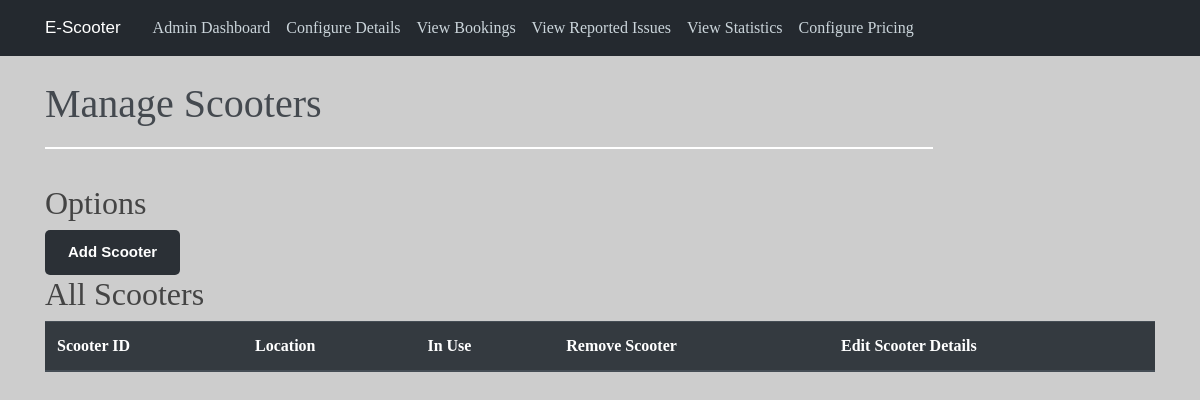
Before: /admin/manage with the older database file.
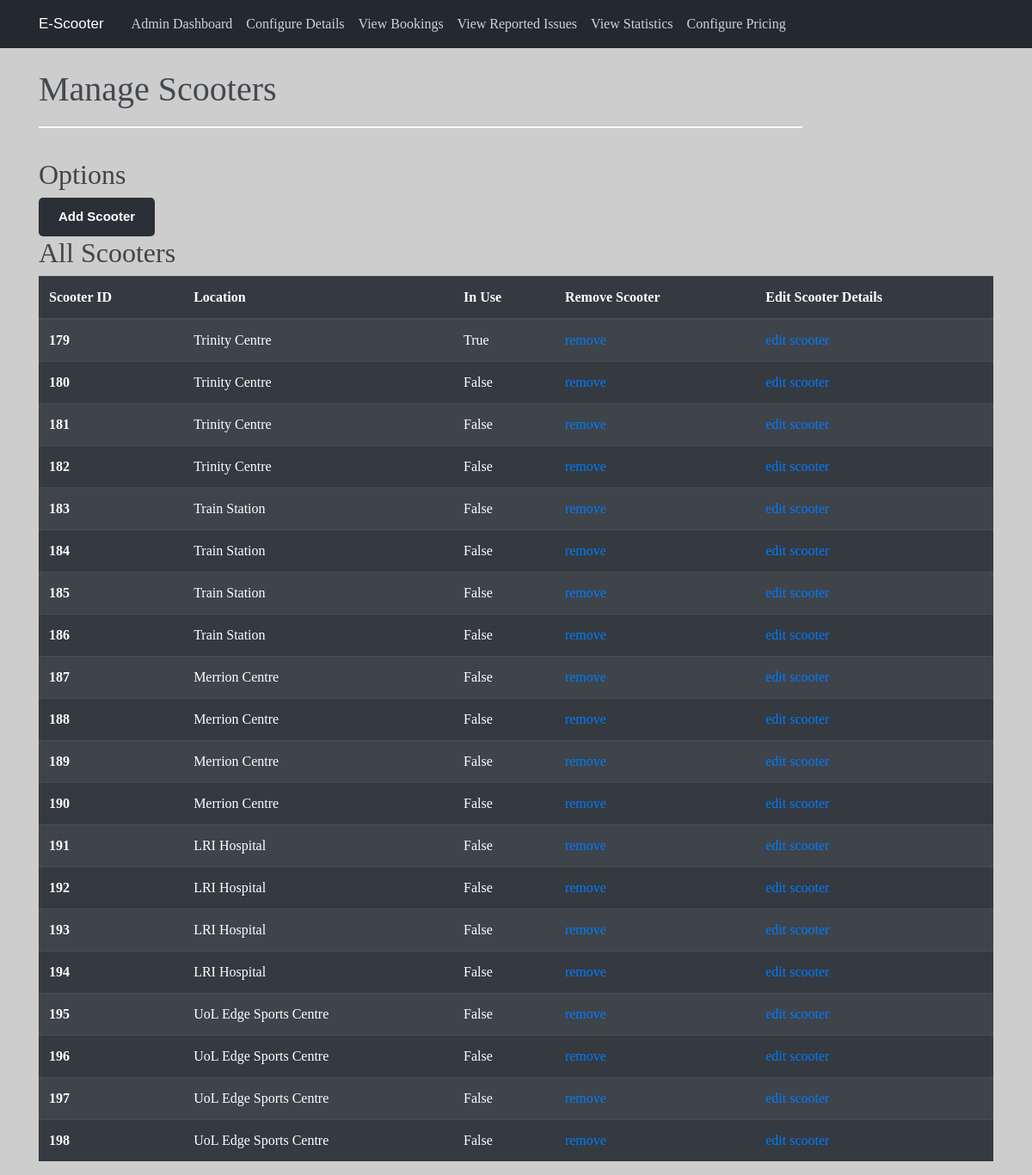
After: the same page with the newer database file.
### app/models.py (models this page shows)
class Scooter(db.Model):
    __tablename__ = 'scooters'
    id = db.Column(db.Integer, primary_key=True)
    in_use = db.Column(db.Boolean, default = False)
    LocationID = db.Column(db.Integer, ForeignKey("locations.id"))

### app/views.py (the view)
@app.route("/admin/manage")
def staff_manage():
    if session.get("admin") == 0:
        return redirect("/")
    all_scooters = models.Scooter.query.all()
    locations = ["","Trinity Centre","Train Station","Merrion Centre","LRI Hospital","UoL Edge Sports Centre"]
    return render_template("staff_manage.html", scooters = all_scooters, locations=locations)

### app/templates/staff_manage.html (shortened to what this page needs)
{% extends "admin_base.html" %}
{% block content %}
<head>
</head>
<body>
    <h1 style="color:rgba(68,73,79,1);">Manage Scooters</h1>
	<svg class="Line_7" viewBox="0 0 1110 2" preserveAspectRatio="none">
			<path id="Line_7" d="M 0 0 L 1110 0">
			</path>
	</svg>
	<br></br>
	<h2> Options </h2>
	<a href="/admin/add" class="myButton">Add Scooter</a>
	<h2> All Scooters </h2>
	<table class="table table-striped table-dark">
		<thead>
		  <tr>
			<th scope="col">Scooter ID</th>
			<th scope="col">Location</th>
			<th scope="col">In Use</th>
			<th scope="col">Remove Scooter</th>
			<th scope="col">Edit Scooter Details</th>
		  </tr>
		</thead>
		<tbody>
			{% for s in scooters %}
				<tr>
					<th scope="row">{{ s.id }}</th>
					<td> {{ locations[s.LocationID] }}</td>
					<td> {{ s.in_use }} </td>
					<td> <a href="/admin/remove_scooter/{{s.id}}">remove</a> </td>
					<td> <a href="/admin/edit_scooter/{{s.id}}">edit scooter</a> </td>
				</tr>
			{% endfor %}
		</tbody>
	  </table>
</body>
{% endblock content %}

Changed rows visible on the page:
added Scooter: id "179", LocationID "Trinity Centre", in_use "True"
added Scooter: id "180", LocationID "Trinity Centre", in_use "False"
added Scooter: id "181", LocationID "Trinity Centre", in_use "False"
added Scooter: id "182", LocationID "Trinity Centre", in_use "False"
added Scooter: id "183", LocationID "Train Station", in_use "False"
added Scooter: id "184", LocationID "Train Station", in_use "False"
added Scooter: id "185", LocationID "Train Station", in_use "False"
added Scooter: id "186", LocationID "Train Station", in_use "False"
added Scooter: id "187", LocationID "Merrion Centre", in_use "False"
added Scooter: id "188", LocationID "Merrion Centre", in_use "False"
added Scooter: id "189", LocationID "Merrion Centre", in_use "False"
added Scooter: id "190", LocationID "Merrion Centre", in_use "False"
added Scooter: id "191", LocationID "LRI Hospital", in_use "False"
added Scooter: id "192", LocationID "LRI Hospital", in_use "False"
added Scooter: id "193", LocationID "LRI Hospital", in_use "False"
added Scooter: id "194", LocationID "LRI Hospital", in_use "False"
added Scooter: id "195", LocationID "UoL Edge Sports Centre", in_use "False"
added Scooter: id "196", LocationID "UoL Edge Sports Centre", in_use "False"
added Scooter: id "197", LocationID "UoL Edge Sports Centre", in_use "False"
added Scooter: id "198", LocationID "UoL Edge Sports Centre", in_use "False"
